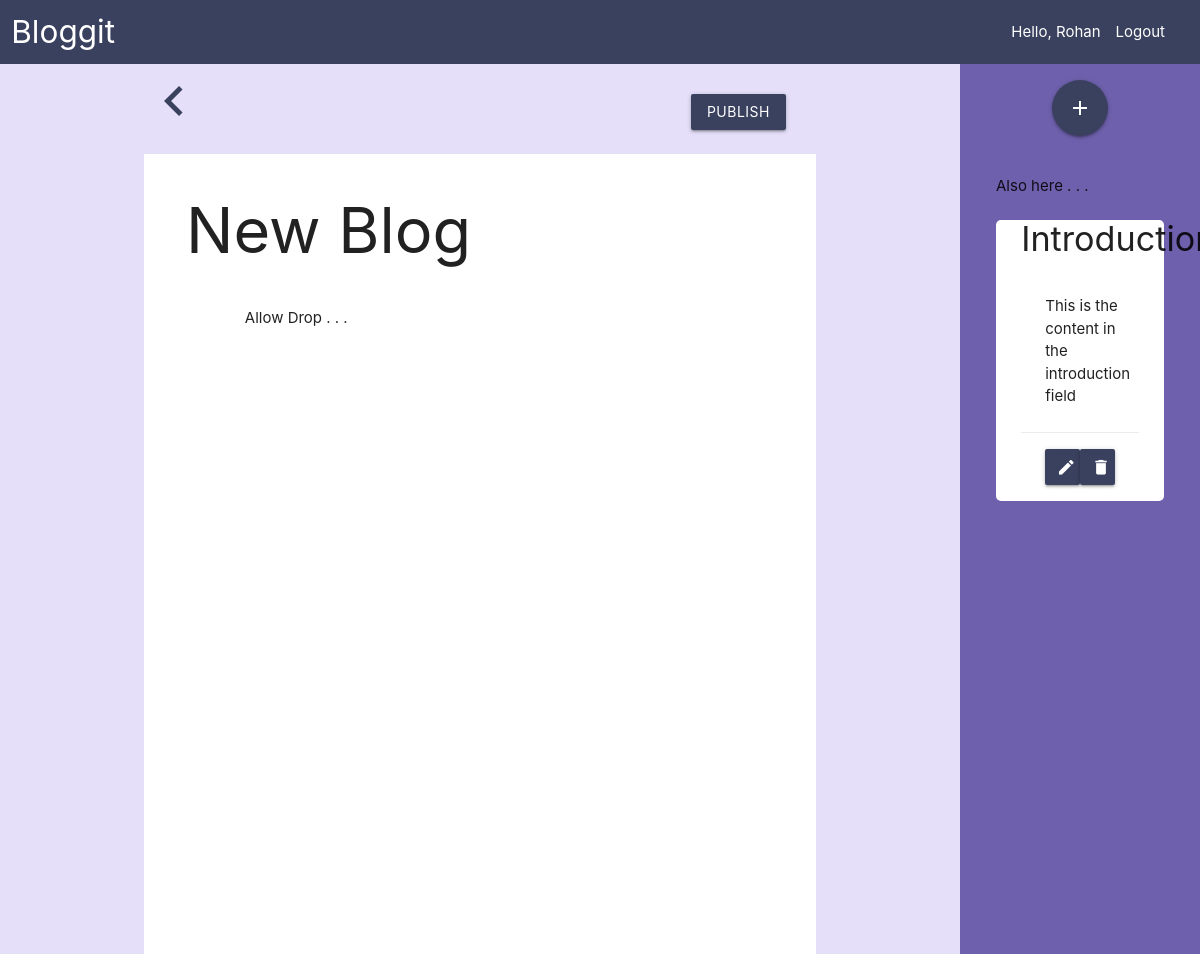
Page /edit/1 (signed in) on the earlier database version.
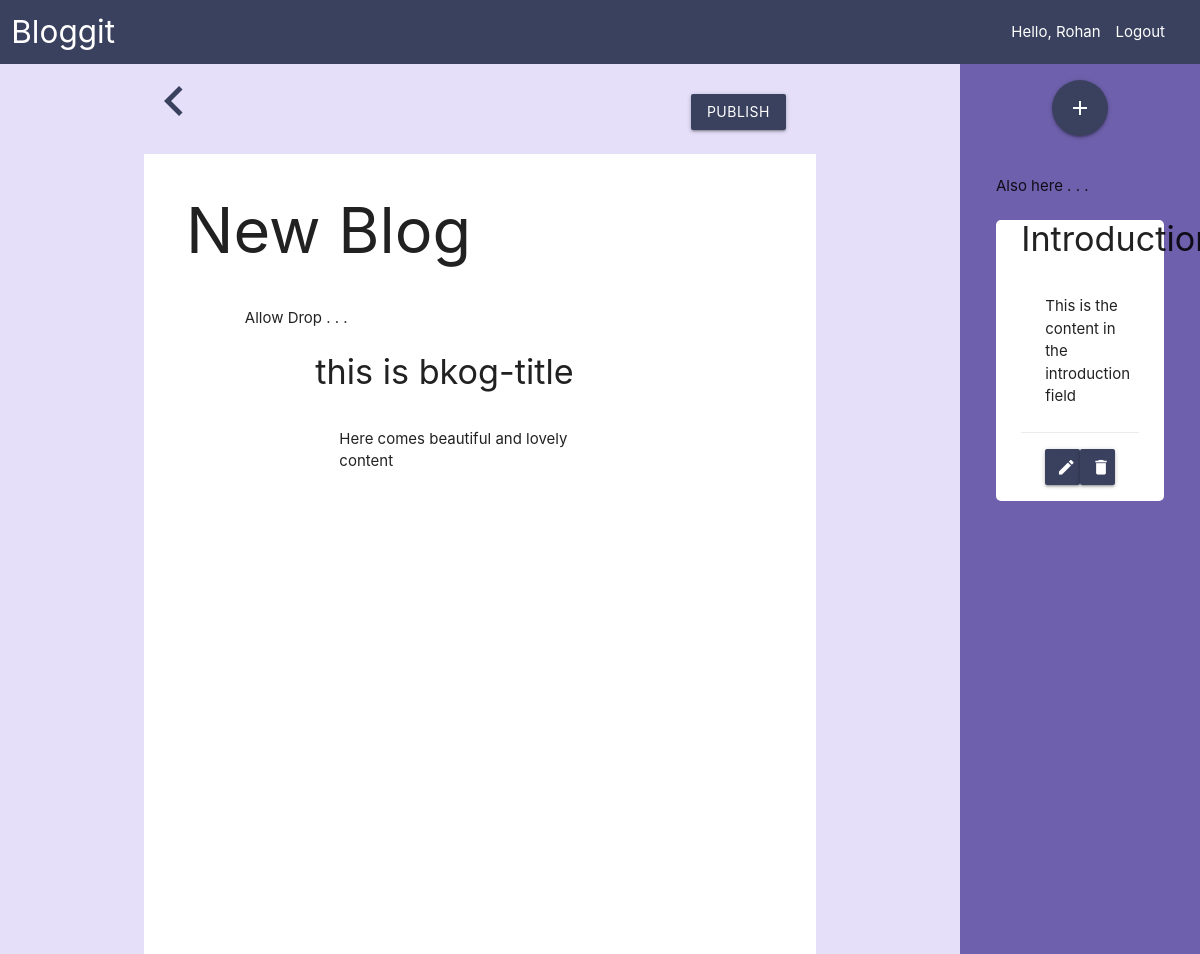
Same page on the later database version.
### blog/models.py (models this page shows, shortened)
class blog(models.Model):
    user = models.ForeignKey(User, on_delete=models.CASCADE)
    heading = models.CharField(max_length=100)
    isPublished = models.BooleanField(default=False)

class block(models.Model):
    blog = models.ForeignKey(blog, on_delete=models.CASCADE)
    position = models.IntegerField(default=0)
    title = models.CharField(max_length=50)
    content = models.TextField()
    isMerged = models.BooleanField(default=False)

### blog/views.py (the view)
# urls.py: path('edit/<int:id>', views.edit_blog, name='edit_blog'),
def edit_blog(request, id):
    if (not request.user.is_authenticated):
        return redirect('')
    user = request.user
    blog = user.blog_set.get(id=id)
    merged_block = blog.block_set.filter(isMerged=True)
    unmerged_block = blog.block_set.filter(isMerged=False)
    return render(request, 'content.html',
                  {
                      'blog': blog,
                      'merged_block': merged_block,
                      'unmerged_block': unmerged_block
                  }
                  )

### blog/templates/content.html (shortened to what this page needs)
<!DOCTYPE html>
<html lang="en">
<head>
    <link rel="stylesheet" href="https://cdnjs.cloudflare.com/ajax/libs/materialize/1.0.0/css/materialize.min.css">
</head>
<body>
    <nav class="nav">
        <div class="row">
            <div class="col m2">
                <a href="#" class="brand-logo left">Bloggit</a>
            </div>
            <div class="col m2 right">
                {% if user.is_authenticated %}
                <ul>
                    <li>Hello, {{user.first_name}}</li>
                    <li><a href="../accounts/logout">Logout</a></li>
                </ul>
                {% endif %}
            </div>
        </div>
    </nav>
    <div class="container-fluid mainpage">
        <div class="mainbar">
            <form action="" method="POST">
                <div class="container"><a href="/" class="waves-effect waves-light back-btn">
                    <i class="material-icons medium">chevron_left</i>
                </a>
                <a href="publish/{{blog.id}}" class="btn waves-effect waves-light right navcolor publish-btn" name="publish">Publish</a>
                </div>
                <div class="container page">
                    <h1>{{ blog.heading }}</h1>
                    <div class="container" ondrop="drop(event, 1, {{blog.id}})" ondragover="allowDrop(event)" id="merged_block_container">
                        Allow Drop . . .
                        {% for block in merged_block %}
                            <div class="card" draggable="true" ondragstart="drag(event)" id={{block.id}}>
                                <div class="container">
                                    <div class="card-title">
                                        <h4>{{ block.title }}</h4>
                                    </div>
                                    <div class="card-content">
                                        <p>{{block.content}}</p>
                                    </div>
                                </div>
                            </div>
                        {% endfor %}
                    </div>
                </div>
            </form>
        </div>
        <div class="sidebar">
            <div class="container sidepage" ondrop="drop(event, 0, {{blog.id}})" ondragover="allowDrop(event)" id="unmerged_block_container">
                <div class="plus-btn">
                    <a href="#modal1" class="waves-effect waves-light btn navcolor modal-trigger btn-floating btn-large">
                        <i class="material-icons large">add</i>
                    </a>
                </div>
                <br>
                Also here . . .
                {% for block in unmerged_block %}
                    <div class="card"  draggable="true" ondragstart="drag(event)" id={{block.id}}>
                        <div class="container">
                            <div class="card-title">
                                <h4>{{ block.title }}</h4>
                            </div>
                            <div class="card-content">
                                <p>{{block.content}}</p>
                            </div>
                            <div class="card-action row">
                                <a href="#modal2" class="waves-effect waves-light btn navcolor modal-trigger col s6">
                                    <i class="material-icons">edit</i>
                                </a>
                                <a onclick="deleteBlock({{blog.id}}, {{block.id}})" class="waves-effect waves-light btn navcolor col s6">
                                    <i class="material-icons">delete</i>
                                </a>
                            </div>
                        </div>
                    </div>
                {% endfor %}
            </div>
        </div>
    </div>
</body>
</html>

### blog/templates/content.html (style rules this page uses)
* { margin: 0; padding: 0; }
html, body { height: 100vh; }
.nav { background-color: #3a415e; }
.nav .row { margin-bottom: 0; }
h1 { margin: 0; padding: 2.8rem; }
::placeholder { color: #949595; opacity: 1; }
.card { box-shadow: none; border-radius: 5px; }
.card-content { display: flex; align-items: center; }
.mainpage { display: flex; }
.mainbar { background: #E5DFFA; width: 80vw; }
.page { background: #fff; min-height: 100vh; }
.sidebar { width: 20vw; height: inherit; background: #6E60AC; }
#update-btn, .publish-btn { margin: 2rem; position: relative; }
#merged_block_container { height: auto; }
.navcolor { color: white; background-color: #3a415e; }
.back-btn { font-size: 4rem; color: #3a415e; }
.plus-btn { display: flex; justify-content: center; padding: 2vh; }

Differences in the rows shown:
added block: title "this is bkog-title", content "Here comes beautiful and lovely content", shown under "New Blog"
